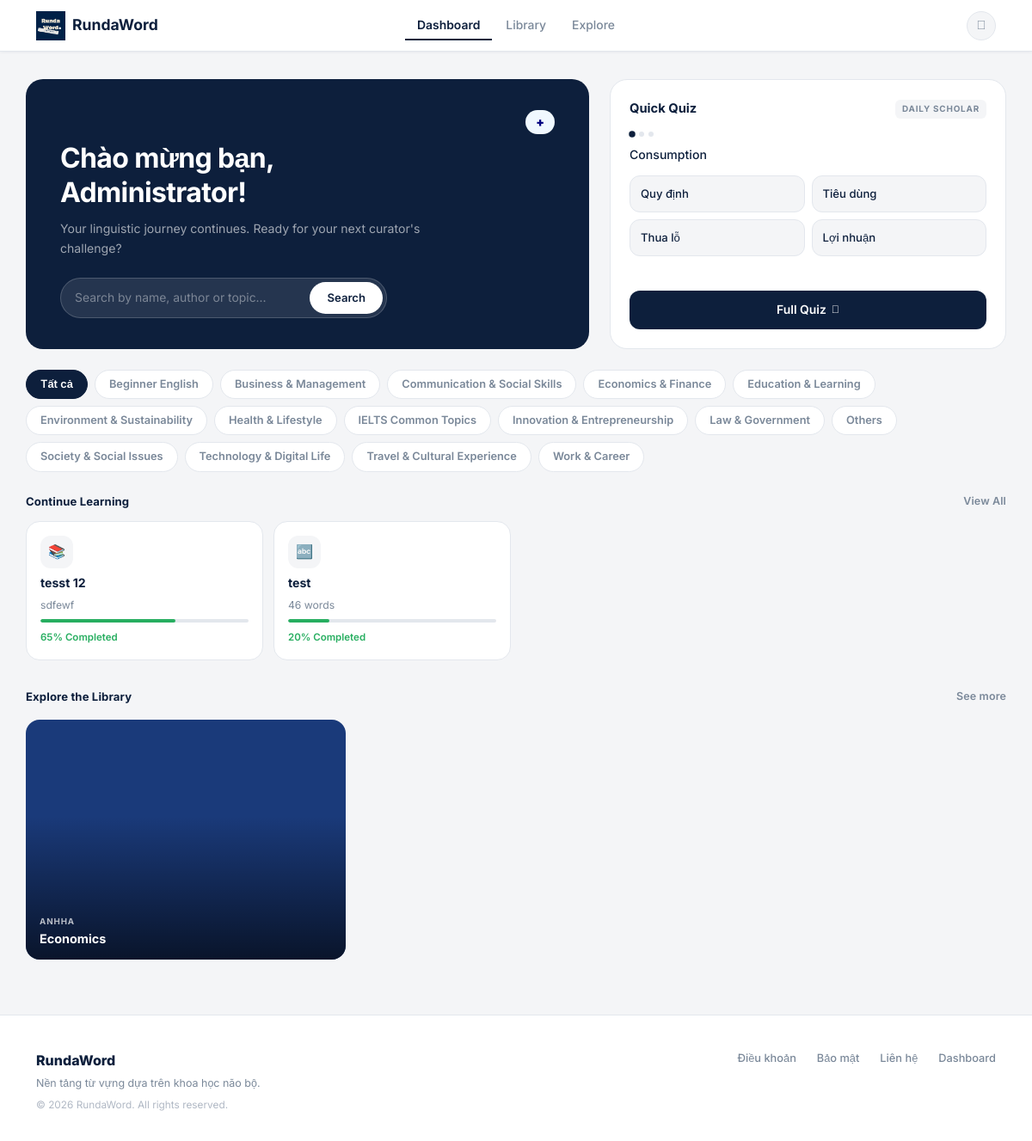
The app's page /dashboard (signed in) with its own data.
### main.py (models this page shows, shortened)
class User(UserMixin, db.Model):
    __tablename__ = 'users'
    id            = db.Column(db.Integer, primary_key=True)
    username      = db.Column(db.String(50),  unique=True, nullable=False)
    name          = db.Column(db.String(100))
    email         = db.Column(db.String(120), unique=True, nullable=False)
    password_hash = db.Column(db.String(255), nullable=False)
    role          = db.Column(db.Integer, default=ROLE_USER, nullable=False)
    created_at    = db.Column(db.DateTime, default=datetime.utcnow)
    packages = db.relationship(
        'VocabPackage', backref='user', lazy=True, cascade='all, delete-orphan',
        foreign_keys='VocabPackage.user_id'
    )
    saved_packages = db.relationship(
        'VocabPackage', secondary=user_saved_packages,
        backref=db.backref('saved_by', lazy='dynamic'), lazy='dynamic'
    )
    @property
    def is_admin(self):
        return self.role == ROLE_ADMIN

class Vocabulary(db.Model):
    __tablename__ = 'vocabularies'
    id         = db.Column(db.Integer, primary_key=True)
    word_en    = db.Column(db.String(150), nullable=False)
    word_vi    = db.Column(db.String(255), nullable=False)
    package_id = db.Column(db.Integer, db.ForeignKey('vocab_packages.id'), nullable=False)

class TopicCatalog(db.Model):
    __tablename__ = 'topic_catalog'
    id   = db.Column(db.Integer, primary_key=True)
    name = db.Column(db.String(120), unique=True, nullable=False)

class VocabPackage(db.Model):
    __tablename__ = 'vocab_packages'
    id                  = db.Column(db.Integer, primary_key=True)
    package_name        = db.Column(db.String(100), nullable=False)
    package_description = db.Column(db.Text)
    topic               = db.Column(db.String(80))          # NEW: topic/category field
    created_at          = db.Column(db.DateTime, default=datetime.utcnow)
    updated_at          = db.Column(db.DateTime, default=datetime.utcnow)
    user_id             = db.Column(db.Integer, db.ForeignKey('users.id'), nullable=False)
    is_public           = db.Column(db.Boolean, default=True)
    vocabularies = db.relationship(
        'Vocabulary', backref='package', lazy=True, cascade='all, delete-orphan'
    )

### main.py (the view, shortened to what this page needs)
@app.route('/dashboard')
@login_required
def dashboard():
    q            = request.args.get('q', '').strip()
    topic_filter = request.args.get('topic', '').strip()
    available_topics = get_topics_for_user(current_user.id)
    if topic_filter and topic_filter not in available_topics:
        topic_filter = ''
    search_results = None
    recent_packages = VocabPackage.query \
        .filter_by(user_id=current_user.id) \
        .order_by(VocabPackage.updated_at.desc()) \
        .limit(4).all()
    saved_recent = current_user.saved_packages \
        .order_by(VocabPackage.updated_at.desc()) \
        .limit(4).all()
    public_packages = VocabPackage.query \
        .filter(VocabPackage.is_public == True, VocabPackage.user_id != current_user.id) \
        .order_by(func.random()) \
        .limit(6).all()
    user_packages = VocabPackage.query.filter_by(user_id=current_user.id).all()
    quiz_package  = random.choice(user_packages) if user_packages else None
    quiz_words    = []
    if quiz_package:
        vocabs = list(quiz_package.vocabularies)
        if len(vocabs) >= 2:
            sample = random.sample(vocabs, min(3, len(vocabs)))
            for v in sample:
                wrong_pool = [x.word_vi for x in vocabs if x.id != v.id]
                wrong      = random.sample(wrong_pool, min(3, len(wrong_pool)))
                options    = wrong + [v.word_vi]
                random.shuffle(options)
                quiz_words.append({
                    "word": v.word_en, "correct": v.word_vi, "options": options
                })
    return render_template(
        'index.html',
        recent_packages=recent_packages,
        saved_recent=saved_recent,
        public_packages=public_packages,
        quiz_words=quiz_words,
        quiz_package=quiz_package,
        search_results=search_results,
        search_query=q,
        topic_filter=topic_filter,
        available_topics=available_topics,
    )

### main.py (called while the page is built)
def get_available_topics():
    rows = TopicCatalog.query.order_by(TopicCatalog.name).all()
    return [r.name for r in rows]

def get_topics_for_user(user_id=None):
    _ = user_id
    return get_available_topics()

@login_manager.user_loader
def load_user(user_id):
    return User.query.get(int(user_id))

### templates/index.html (shortened to what this page needs)
{% extends "base.html" %}
{% block content %}
<div class="container dashboard-wrap">
  {% if search_query or topic_filter %}
  <div class="d-flex align-items-center gap-3 mb-4">
    <div style="font-family:'Playfair Display',serif;font-size:1.4rem;font-weight:700;color:var(--navy);">
      {% if search_query %}Results for "{{ search_query }}"{% else %}Chủ đề: {{ topic_filter }}{% endif %}
    </div>
    <a href="{{ url_for('dashboard') }}" style="font-size:0.82rem;color:var(--text-muted);text-decoration:none;font-weight:600;">✕ Clear</a>
  </div>
  {% if search_results %}
  <div class="row g-3 mb-5">
    {% for package in search_results %}
    <div class="col-6 col-md-3 col-lg-2">
      <a href="{{ url_for('package_detail', package_id=package.id) }}" class="pkg-card" style="min-height:130px;">
        <div class="pkg-card-top">
          <span class="pkg-badge {% if package.is_public %}public{% else %}private{% endif %}">
            {% if package.is_public %}Public{% else %}Private{% endif %}
          </span>
        </div>
        <div class="pkg-name">{{ package.package_name }}</div>
        <div class="pkg-author" style="font-size:0.75rem;color:var(--text-muted);">by @{{ package.user.username if package.user else '—' }}</div>
        <div class="pkg-meta">
          <span class="pkg-word-count"><i class="fas fa-layer-group" style="font-size:0.7rem;"></i> {{ package.vocabularies|length }} words</span>
          <span class="pkg-play-btn"><i class="fas fa-play"></i></span>
        </div>
      </a>
    </div>
    {% endfor %}
  </div>
  {% else %}
  <div class="rw-card text-center py-5 mb-4">
    <i class="fas fa-search fa-2x mb-3" style="color:var(--border);"></i>
    <p style="color:var(--text-muted);margin:0;font-size:0.88rem;">No packages matched your search.</p>
  </div>
  {% endif %}
  {% else %}
  <div class="row g-4 mb-4">
    <div class="col-lg-7">
      <div class="hero-banner" style="min-height:220px;">
        <div class="hero-content">
          <div class="d-flex justify-content-end mb-2">
            <a href="{{ url_for('create_package') }}" class="btn-navy" style="padding:7px 12px;border-radius:999px; background-color: aliceblue; color: navy;" title="Create package">
              <i class="fas fa-plus"></i>
            </a>
          </div>
          <div class="hero-title">Chào mừng bạn,<br>{{ current_user.name or current_user.username }}!</div>
          <p class="hero-sub">Your linguistic journey continues. Ready for your next curator's challenge?</p>
          <form method="GET" action="{{ url_for('dashboard') }}">
            <div class="hero-search">
              <input type="text" name="q" placeholder="Search by name, author or topic…" value="{{ search_query or '' }}">
              <button type="submit">Search</button>
            </div>
          </form>
        </div>
      </div>
    </div>
    <div class="col-lg-5">
      {% if quiz_words and quiz_words|length >= 1 %}
      <div class="quiz-widget">
        <div class="quiz-widget-header">
          <span class="quiz-widget-title">Quick Quiz</span>
          <span class="quiz-daily-badge">Daily Scholar</span>
        </div>
        <div class="quiz-progress-dots" id="quizDots">
          <div class="quiz-dot current" id="qdot0"></div>
          <div class="quiz-dot" id="qdot1"></div>
          <div class="quiz-dot" id="qdot2"></div>
        </div>
        <div class="quiz-q-item active" id="qq0">
          <div class="quiz-question">{{ quiz_words[0].word }}</div>
          <div class="quiz-options-grid" id="qopts0">
            {% for opt in quiz_words[0].options %}
            <button class="quiz-opt" onclick="checkQuickAnswer(this, '{{ opt | e }}', '{{ quiz_words[0].correct | e }}', 0)">{{ opt }}</button>
            {% endfor %}
          </div>
        </div>
        <a href="{{ url_for('quiz', package_id=quiz_package.id) }}" class="btn-daily-quiz">
          Full Quiz <i class="fas fa-arrow-right" style="font-size:0.76rem;"></i>
        </a>
      </div>
      {% endif %}
    </div>
  </div>
  <div class="topic-filter-row">
    <a href="{{ url_for('dashboard') }}" class="topic-chip {% if not topic_filter %}active{% endif %}" style="text-decoration: none;">Tất cả</a>
    {% for t in available_topics %}
    <a href="{{ url_for('dashboard', topic=t) }}" class="topic-chip {% if topic_filter == t %}active{% endif %}" style="text-decoration: none;">{{ t }}</a>
    {% endfor %}
  </div>
  <div class="section-label">
    Continue Learning
    <a href="{{ url_for('packages') }}">View All</a>
  </div>
  <div class="cards-row">
    {% if recent_packages %}
      {% set icons = ['📚','🔤','📖','✏️'] %}
      {% set percents = [65, 20, 85, 40] %}
      {% for pkg in recent_packages %}
      <a href="{{ url_for('package_detail', package_id=pkg.id) }}" class="continue-card">
        <div class="continue-icon">{{ icons[loop.index0 % 4] }}</div>
        <div class="continue-name">{{ pkg.package_name }}</div>
        <div class="continue-desc">
          {{ pkg.package_description[:48] ~ '…' if pkg.package_description and pkg.package_description|length > 48 else (pkg.package_description or pkg.vocabularies|length|string ~ ' words') }}
        </div>
        <div class="continue-progress-bar">
          <div class="continue-progress-fill" style="width:{{ percents[loop.index0 % 4] }}%;"></div>
        </div>
        <div class="continue-pct">{{ percents[loop.index0 % 4] }}% Completed</div>
      </a>
      {% endfor %}
    {% endif %}
  </div>
  <div class="row g-4">
    {% if saved_recent %}
    <div class="col-md-4">
      <div class="section-label mb-3">
        Saved Collections
        <a href="{{ url_for('packages', tab='saved') }}">See all</a>
      </div>
      <div class="saved-list">
        {% for pkg in saved_recent %}
        <a href="{{ url_for('package_detail', package_id=pkg.id) }}" class="saved-item">
          <div class="saved-thumb"><i class="fas fa-book"></i></div>
          <div>
            <div class="saved-item-name">{{ pkg.package_name }}</div>
            <div class="saved-item-from">Saved from @{{ pkg.user.username if pkg.user else '—' }}</div>
          </div>
          <i class="fas fa-bookmark saved-bookmark"></i>
        </a>
        {% endfor %}
      </div>
    </div>
    <div class="col-md-8">
    {% else %}
    <div class="col-12">
    {% endif %}
      <div class="section-label mb-3">
        Explore the Library
        <a href="{{ url_for('explore') }}">See more</a>
      </div>
      {% if public_packages %}
      <div class="explore-grid">
        {% set bg_colors = ['#1a3a7a','#0d5c3a','#6a1a1a','#2a3a5c','#4a2a0a','#1a4a1a'] %}
        {% for pkg in public_packages %}
        <a href="{{ url_for('package_detail', package_id=pkg.id) }}" class="explore-card">
          <div class="explore-card-bg" style="background-color:{{ bg_colors[loop.index0 % 6] }};"></div>
          <div class="explore-card-overlay"></div>
          <div class="explore-card-content">
            <div class="explore-card-cat">{{ pkg.user.username if pkg.user else '' }}</div>
            <div class="explore-card-name">{{ pkg.package_name }}</div>
          </div>
        </a>
        {% endfor %}
      </div>
      {% else %}
      <p style="color:var(--text-muted);font-size:0.88rem;">No public packages yet.</p>
      {% endif %}
    </div>
  </div>
  {% endif %}
</div>
{% endblock %}

### templates/base.html (style rules this page uses)
body, * { font-family: 'Inter', sans-serif !important; }

### templates/index.html (style rules this page uses)
.topic-filter-row { display: flex; align-items: center; gap: 8px; flex-wrap: wrap; margin-bottom: 24px; }
.topic-chip { padding: 6px 16px; border-radius: 30px; font-size: 0.8rem; font-weight: 600; border: 1.5px solid var(--border); background: white; color: var(--text-muted); cursor: pointer; transition: all 0.15s; font-family: 'Inter', sans-serif; white-space: nowrap; }
.topic-chip.active { background: var(--navy); color: white; border-color: var(--navy); }
.quiz-q-item { display: none; }
.quiz-q-item.active { display: block; }
.quiz-progress-dots { display: flex; gap: 5px; margin-bottom: 10px; }
.quiz-dot { width: 6px; height: 6px; border-radius: 50%; background: var(--border); transition: background 0.2s; }
.quiz-dot.current { background: var(--navy); transform: scale(1.25); }

### records on screen
User: name "Administrator"
Vocabulary: word_en "Consumption", word_vi "Tiêu dùng"
Vocabulary: word_vi "Quy định"
Vocabulary: word_vi "Thua lỗ"
Vocabulary: word_vi "Lợi nhuận"
TopicCatalog: name "Beginner English"
TopicCatalog: name "Business & Management"
TopicCatalog: name "Communication & Social Skills"
TopicCatalog: name "Economics & Finance"
TopicCatalog: name "Education & Learning"
TopicCatalog: name "Environment & Sustainability"
TopicCatalog: name "Health & Lifestyle"
TopicCatalog: name "IELTS Common Topics"
TopicCatalog: name "Innovation & Entrepreneurship"
TopicCatalog: name "Law & Government"
TopicCatalog: name "Others"
TopicCatalog: name "Society & Social Issues"
TopicCatalog: name "Technology & Digital Life"
TopicCatalog: name "Travel & Cultural Experience"
TopicCatalog: name "Work & Career"
VocabPackage: icons "📚", package_name "tesst 12", package_description "sdfewf", percents "65"
VocabPackage: icons "🔤", package_name "test", package_description "46 words", percents "20"
VocabPackage: user "ANHHA", package_name "Economics"
